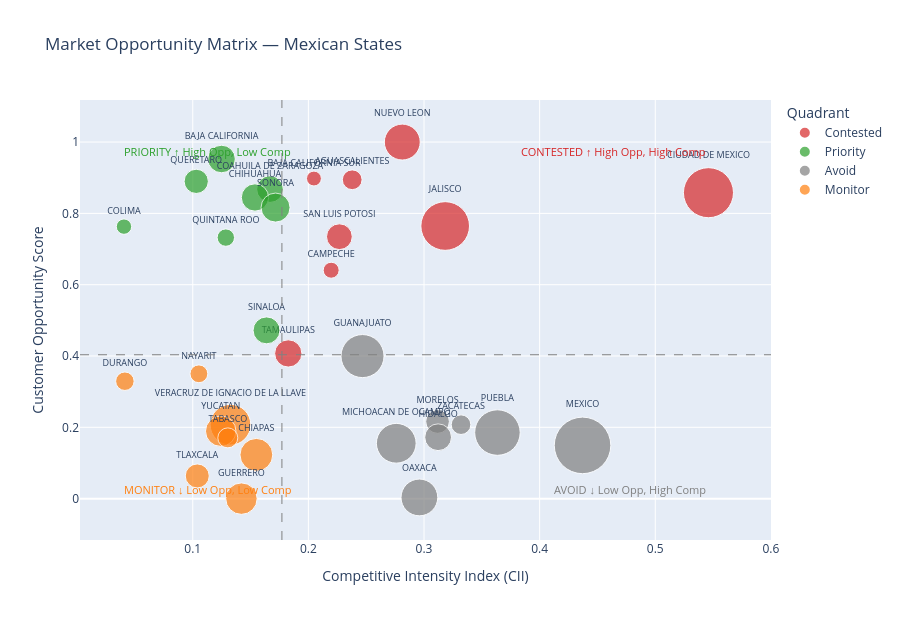

Source (notebook cell):
### Markdown cell above
---
## 3 · Market Opportunity Matrix

The core deliverable: every Mexican state plotted as a point in opportunity × competition space, coloured by strategic quadrant.

### Code cell
# ── Interactive Plotly scatter ────────────────────────────────────────────────
color_map = {q: QUADRANT_META[q]['color'] for q in QUADRANT_META}

fig = px.scatter(
    matrix,
    x='competitive_intensity',
    y='opportunity_score',
    color='quadrant',
    text='state_name',
    size='total_companies',
    size_max=40,
    title='Market Opportunity Matrix — Mexican States',
    labels={
        'competitive_intensity': 'Competitive Intensity Index (CII)',
        'opportunity_score'    : 'Customer Opportunity Score',
        'quadrant'             : 'Quadrant',
        'total_companies'      : 'Total Companies'
    },
    color_discrete_map=color_map,
    hover_data={'total_companies': True, 'density': True}
)

# Quadrant divider lines
fig.add_vline(x=comp_threshold, line_dash='dash', line_color='grey', line_width=1)
fig.add_hline(y=opp_threshold,  line_dash='dash', line_color='grey', line_width=1)

# Quadrant label annotations
x_lo = matrix['competitive_intensity'].min() * 0.95
x_hi = matrix['competitive_intensity'].max() * 1.0
y_lo = matrix['opportunity_score'].min() * 0.95
y_hi = matrix['opportunity_score'].max() * 1.0

annotations = [
    dict(x=x_lo, y=y_hi, text='PRIORITY\n↑ High Opp, Low Comp',
         showarrow=False, font=dict(color='#2ca02c', size=11), xanchor='left', yanchor='top'),
    dict(x=x_hi, y=y_hi, text='CONTESTED\n↑ High Opp, High Comp',
         showarrow=False, font=dict(color='#d62728', size=11), xanchor='right', yanchor='top'),
    dict(x=x_lo, y=y_lo, text='MONITOR\n↓ Low Opp, Low Comp',
         showarrow=False, font=dict(color='#ff7f0e', size=11), xanchor='left', yanchor='bottom'),
    dict(x=x_hi, y=y_lo, text='AVOID\n↓ Low Opp, High Comp',
         showarrow=False, font=dict(color='#7f7f7f', size=11), xanchor='right', yanchor='bottom'),
]
fig.update_layout(annotations=annotations)

fig.update_traces(textposition='top center', textfont_size=9)
fig.update_layout(height=620, legend_title_text='Quadrant')
fig.show()

### Figure 1 — Plotly figure (JSON) as saved in the notebook; plotly's stock layout.template omitted (floating-point values rounded to 4 significant figures)
{"data": [{"customdata": [[1756, 1283], [302, 177], [532, 317], [3416, 4015], [3227, 1768], [905, 402], [349, 199], [1011, 423]], "hovertemplate": "Quadrant=Contested<br>Competitive Intensity Index (CII)=%{x}<br>Customer Opportunity Score=%{y}<br>Total Companies=%{customdata[0]}<br>state_name=%{text}<br>density=%{customdata[1]}<extra></extra>", "legendgroup": "Contested", "marker": {"color": "#d62728", "size": [1756, 302, 532, 3416, 3227, 905, 349, 1011], "sizemode": "area", "sizeref": 2.726, "symbol": "circle"}, "mode": "markers+text", "name": "Contested", "orientation": "v", "showlegend": true, "text": ["NUEVO LEON", "BAJA CALIFORNIA SUR", "AGUASCALIENTES", "CIUDAD DE MEXICO", "JALISCO", "SAN LUIS POTOSI", "CAMPECHE", "TAMAULIPAS"], "textfont": {"size": 9}, "textposition": "top center", "type": "scatter", "x": [0.2812, 0.2048, 0.2379, 0.546, 0.3183, 0.2268, 0.2197, 0.1826], "xaxis": "x", "y": [1, 0.8977, 0.8943, 0.858, 0.7646, 0.7346, 0.6406, 0.4072], "yaxis": "y"}, {"customdata": [[1037, 662], [802, 601], [968, 524], [1017, 540], [1148, 593], [322, 144], [414, 337], [989, 501]], "hovertemplate": "Quadrant=Priority<br>Competitive Intensity Index (CII)=%{x}<br>Customer Opportunity Score=%{y}<br>Total Companies=%{customdata[0]}<br>state_name=%{text}<br>density=%{customdata[1]}<extra></extra>", "legendgroup": "Priority", "marker": {"color": "#2ca02c", "size": [1037, 802, 968, 1017, 1148, 322, 414, 989], "sizemode": "area", "sizeref": 2.726, "symbol": "circle"}, "mode": "markers+text", "name": "Priority", "orientation": "v", "showlegend": true, "text": ["BAJA CALIFORNIA", "QUERETARO", "COAHUILA DE ZARAGOZA", "CHIHUAHUA", "SONORA", "COLIMA", "QUINTANA ROO", "SINALOA"], "textfont": {"size": 9}, "textposition": "top center", "type": "scatter", "x": [0.1249, 0.103, 0.1668, 0.1538, 0.1716, 0.0405, 0.1286, 0.1638], "xaxis": "x", "y": [0.9525, 0.8898, 0.8681, 0.8446, 0.8163, 0.7628, 0.7321, 0.4719], "yaxis": "y"}, {"customdata": [[2528, 966], [764, 338], [526, 1], [2823, 1200], [978, 447], [2152, 791], [4361, 2226], [1841, 610]], "hovertemplate": "Quadrant=Avoid<br>Competitive Intensity Index (CII)=%{x}<br>Customer Opportunity Score=%{y}<br>Total Companies=%{customdata[0]}<br>state_name=%{text}<br>density=%{customdata[1]}<extra></extra>", "legendgroup": "Avoid", "marker": {"color": "#7f7f7f", "size": [2528, 764, 526, 2823, 978, 2152, 4361, 1841], "sizemode": "area", "sizeref": 2.726, "symbol": "circle"}, "mode": "markers+text", "name": "Avoid", "orientation": "v", "showlegend": true, "text": ["GUANAJUATO", "MORELOS", "ZACATECAS", "PUEBLA", "HIDALGO", "MICHOACAN DE OCAMPO", "MEXICO", "OAXACA"], "textfont": {"size": 9}, "textposition": "top center", "type": "scatter", "x": [0.2468, 0.3117, 0.332, 0.3635, 0.3122, 0.276, 0.4371, 0.296], "xaxis": "x", "y": [0.3998, 0.2163, 0.2074, 0.1853, 0.1722, 0.1553, 0.1493, 0.0033], "yaxis": "y"}, {"customdata": [[433, 154], [466, 241], [2253, 5], [1267, 4], [545, 318], [1468, 581], [786, 191], [1348, 315]], "hovertemplate": "Quadrant=Monitor<br>Competitive Intensity Index (CII)=%{x}<br>Customer Opportunity Score=%{y}<br>Total Companies=%{customdata[0]}<br>state_name=%{text}<br>density=%{customdata[1]}<extra></extra>", "legendgroup": "Monitor", "marker": {"color": "#ff7f0e", "size": [433, 466, 2253, 1267, 545, 1468, 786, 1348], "sizemode": "area", "sizeref": 2.726, "symbol": "circle"}, "mode": "markers+text", "name": "Monitor", "orientation": "v", "showlegend": true, "text": ["NAYARIT", "DURANGO", "VERACRUZ DE IGNACIO DE LA LLAVE", "YUCATAN", "TABASCO", "CHIAPAS", "TLAXCALA", "GUERRERO"], "textfont": {"size": 9}, "textposition": "top center", "type": "scatter", "x": [0.1053, 0.0413, 0.1326, 0.1242, 0.1303, 0.155, 0.1039, 0.1421], "xaxis": "x", "y": [0.3501, 0.3293, 0.2073, 0.1892, 0.1704, 0.1228, 0.0636, 0], "yaxis": "y"}], "layout": {"annotations": [{"font": {"color": "#2ca02c", "size": 11}, "showarrow": false, "text": "PRIORITY\n↑ High Opp, Low Comp", "x": 0.03848, "xanchor": "left", "y": 1, "yanchor": "top"}, {"font": {"color": "#d62728", "size": 11}, "showarrow": false, "text": "CONTESTED\n↑ High Opp, High Comp", "x": 0.546, "xanchor": "right", "y": 1, "yanchor": "top"}, {"font": {"color": "#ff7f0e", "size": 11}, "showarrow": false, "text": "MONITOR\n↓ Low Opp, Low Comp", "x": 0.03848, "xanchor": "left", "y": 0, "yanchor": "bottom"}, {"font": {"color": "#7f7f7f", "size": 11}, "showarrow": false, "text": "AVOID\n↓ Low Opp, High Comp", "x": 0.546, "xanchor": "right", "y": 0, "yanchor": "bottom"}], "height": 620, "legend": {"itemsizing": "constant", "title": {"text": "Quadrant"}, "tracegroupgap": 0}, "shapes": [{"line": {"color": "grey", "dash": "dash", "width": 1}, "type": "line", "x0": 0.1771, "x1": 0.1771, "xref": "x", "y0": 0, "y1": 1, "yref": "y domain"}, {"line": {"color": "grey", "dash": "dash", "width": 1}, "type": "line", "x0": 0, "x1": 1, "xref": "x domain", "y0": 0.4035, "y1": 0.4035, "yref": "y"}], "title": {"text": "Market Opportunity Matrix — Mexican States"}, "xaxis": {"anchor": "y", "domain": [0, 1], "title": {"text": "Competitive Intensity Index (CII)"}}, "yaxis": {"anchor": "x", "domain": [0, 1], "title": {"text": "Customer Opportunity Score"}}}}
